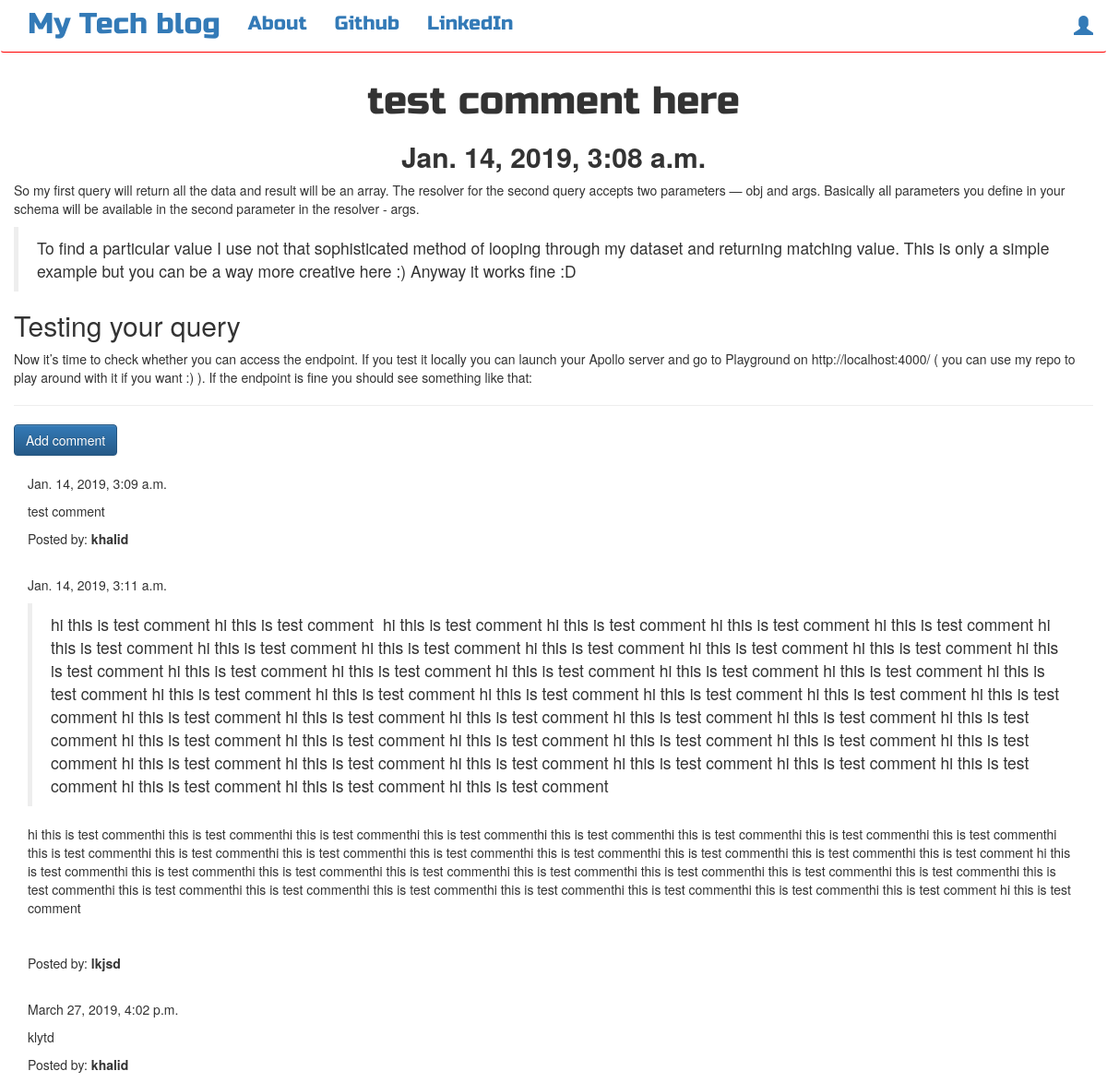
The app's page /post/4/ with its own data.
### bloging/models.py (models this page shows, shortened)
class Post(models.Model):
    author = models.ForeignKey(User,on_delete=models.PROTECT)
    title = models.CharField(max_length=200)
    text = models.TextField()
    created_date = models.DateTimeField(default=timezone.now)
    published_date = models.DateTimeField(blank=True, null=True)

class Comment(models.Model):
    post = models.ForeignKey('bloging.Post', related_name='comments',on_delete=models.PROTECT)
    author = models.CharField(max_length=200)
    text = models.TextField()
    created_date = models.DateTimeField(default=timezone.now)
    approved_comment = models.BooleanField(default=False)

### bloging/views.py (the view)
# urls.py: url(r'^post/(?P<pk>\d+)/$',views.PostDetailView.as_view(),name='post_detail'),
class PostDetailView(DetailView):
    model=Post

### bloging/template/bloging/post_detail.html (shortened to what this page needs)
{% extends 'bloging/base.html' %}
{% block content %}
        <h1 class='posttitle loader'>{{ post.title }}</h1>
        {% if post.published_date %}
            <div class="date postdate">
                <h2><b>{{ post.published_date }}</b></h2>
            </div>
        {% else %}
            <a class="btn btn-default" href="{% url 'post_publish' pk=post.pk %}">Publish</a>
        {% endif %}
      <p class='postcontent' >{{ post.text|safe|linebreaksbr }}</p>
  <hr>
  <a class="btn btn-primary" href="{% url 'post_comment' pk=post.pk %}" >Add comment</a>
  <div class="container">
  {% for comment in post.comments.all %}
  <br>
      {% if user.is_authenticated or comment.approved_comment %}
              {{ comment.created_date }}
          <p>{{ comment.text|safe|linebreaks }}</p>
          <p>Posted by: <strong>{{ comment.author }}</strong></p>
      {% endif %}
  {% empty %}
      <p>No comments posted.</p>
  {% endfor %}
</div>
{% endblock %}

### bloging/static/css/blog.css (style rules this page uses)
.postdate { text-align: center; }
.posttitle { font-family: 'Russo One', sans-serif; font-size: 3em; text-align: center; }
.postcontent { font-family: 'Montserrat'; font-size: 1.5em; }
.loader { filter:hue-rotate(0deg); color: linear-gradient(45deg,#0f8,#08f); animation:hue 5000ms infinite linear; }

### records on screen
Post: title "test comment here", published_date "Jan. 14, 2019, 3:08 a.m.", text "So my first query will return all the data and result will be an array. The resolver for the second query accepts two parameters — obj and args. Basically all parameters you define in your schema will be available in the second parameter in the resolver - args. To find a particular value I use not that sophisticated method of looping through my dataset and returning matching value. This is only a simple example but you can be a way more creative here :) Anyway it works fine :D Testing your query Now it’s time to check whether you can access the endpoint. If you test it locally you can launch your Apollo server and go to Playground on http://localhost:4000/ ( you can use my repo to play…"
Comment: created_date "Jan. 14, 2019, 3:09 a.m.", text "test comment", author "khalid"
Comment: created_date "Jan. 14, 2019, 3:11 a.m.", text "hi this is test comment hi this is test comment hi this is test comment hi this is test comment hi this is test comment hi this is test comment hi this is test comment hi this is test comment hi this is test comment hi this is test comment hi this is test comment hi this is test comment hi this is test comment hi this is test comment hi this is test comment hi this is test comment hi this is test comment hi this is test comment hi this is test comment hi this is test comment hi this is test comment hi this is test comment hi this is test comment hi this is test comment hi this is test comment hi this is test comment hi this is test comment hi this is test comment hi this is test comment hi…", author "lkjsd"
Comment: created_date "March 27, 2019, 4:02 p.m.", text "klytd", author "khalid"
